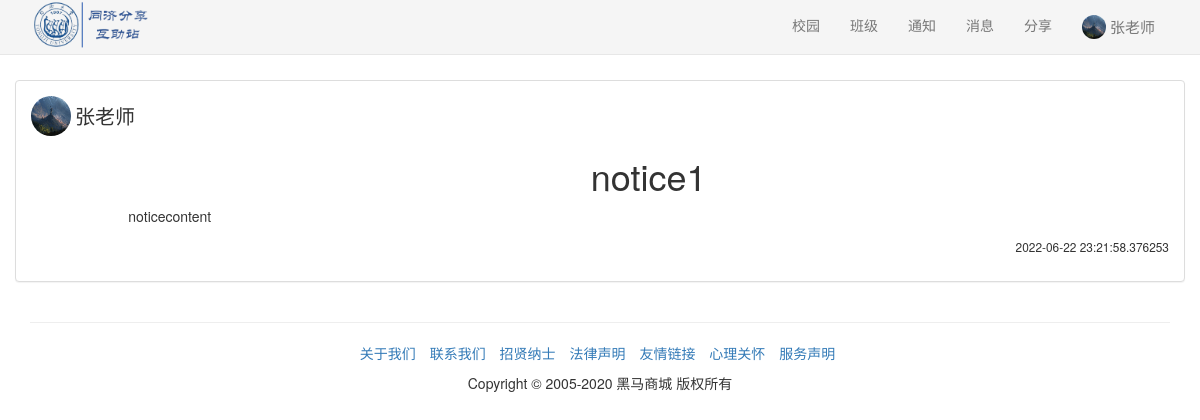
/myclass/1/notice/1 (signed in), run on an earlier commit of the app's database.
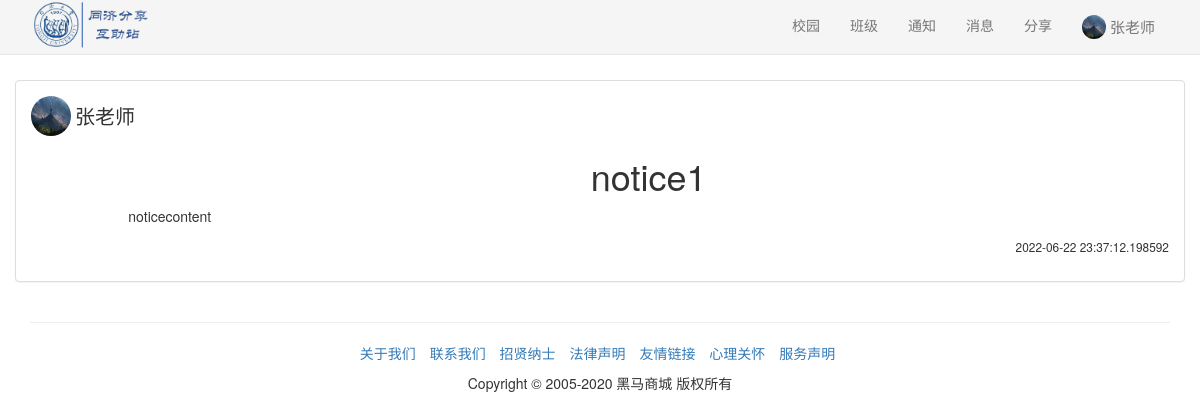
And on a later commit of the database.
### sql.py (models this page shows)
class notice(db.Model):
    id=db.Column(db.Integer, primary_key=True)
    publish_user_name=db.Column(db.String(20))
    head=db.Column(db.Text)
    notice_content=db.Column(db.Text)
    publish_user_id = db.Column(db.Integer, db.ForeignKey('user.id'))
    belong_class = db.Column(db.Integer, db.ForeignKey('class_room.id'))
    create_at = db.Column(db.DateTime, default=datetime.datetime.now)

### apps/basic.py (the view)
@basicbp.route('/myclass/<class_id>/notice/<notice_id>')
def show_single_notice(class_id,notice_id):
    if (current_user.is_authenticated==False):
        return redirect(url_for("basic.login"))
    notice=sql.notice.query.get(int(notice_id))
    return render_template("notice.html",notice=notice,user_id=current_user.id,user_name=current_user.name,class_id=current_user.class_id)

### sql.py (called while the page is built)
@login_manager.user_loader
def load_user(user_id):  # 创建用户加载回调函数，接受用户 ID 作为参数
    user = User.query.get(int(user_id))  # 用 ID 作为 User 模型的 主键查询对应的用户
    return user

### apps/templates/notice.html (shortened to what this page needs)
<!DOCTYPE html>
<html lang="zh-CN">
<head>
    <link rel="stylesheet" href="{{ url_for('static', filename='css/bootstrap.min.css') }}">
    <link href="{{ url_for('static', filename='css/minecss.css') }}" rel="stylesheet">
</head>
<body>
{% include "common/header.html" %}
<br><br>
<div class="container">
    <div class="row">
        <div class="panel panel-default">
            <div class="panel-body row">
                <div class="col-md-12">
                    <img class="img-circle" style="width:40px;height:40px;"
                         src="{{url_for('static', filename='images/user/'+notice.publish_user_id|string+'/head.jpg')}}">
                    <span style="vertical-align:middle;font-size: 20px">{{notice.publish_user_name}}</span>
                </div>
                <div class="col-md-offset-1 col-md-11">
                    <h1 class ="text-center">{{notice.head}}</h1>
                    <p>{{notice.notice_content}}</p>
                    <p class="pull-right"><small>{{notice.create_at}}</small></p>
                </div>
            </div>
        </div>
    </div>
    {% include "common/footer.html" %}
</div>
</body>
</html>

What changed in the data, as far as the page shows it:
changed notice "notice1": create_at "2022-06-22 23:21:58.376253" → "2022-06-22 23:37:12.198592"
